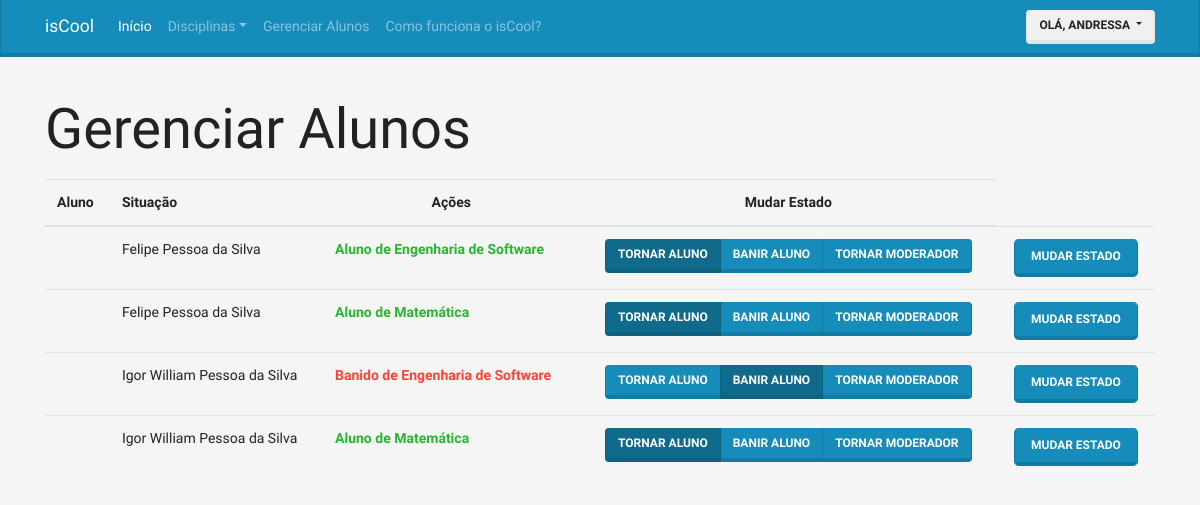
The app's page /disciplina/gerenciar-alunos/ (signed in), older data.
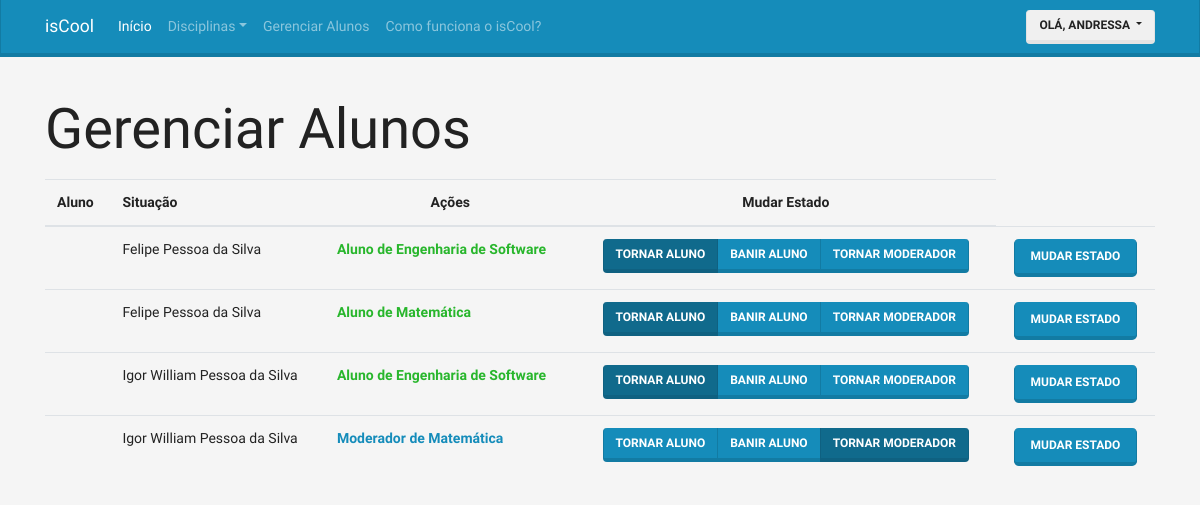
The same page, newer data.
### discipline/models.py (models this page shows)
class RegisterStudent(models.Model):
    STATUS_CHOICE = (
        (0, 'Aguardando Confirmação'),
        (1, 'Adicionado na Disciplina'),
        (2, 'Solicitação Recusada'),
        (3, 'Administrador'),
    )
    class Meta:
        verbose_name = 'Registro'
        verbose_name_plural = 'Registros'
        unique_together = (('student', 'discipline'),)
        ordering = ['-join']
    student = models.ForeignKey('accounts.User', verbose_name='Aluno', on_delete=models.DO_NOTHING)
    discipline = models.ForeignKey('Discipline', verbose_name='Disciplina', on_delete=models.DO_NOTHING)
    status = models.IntegerField('Situação', choices=STATUS_CHOICE, default=0)
    join = models.DateTimeField('Registrado', auto_now_add=True)

class Discipline(models.Model):
    teacher = models.ForeignKey('accounts.User', verbose_name='Professor(a)', on_delete=models.DO_NOTHING)
    name = models.CharField('Nome', max_length=25)
    description = models.TextField('Descição')
    class Meta:
        verbose_name = 'Disciplina'
        verbose_name_plural = 'Disciplinas'
    def __str__(self):
        return self.name

### accounts/models.py (models this page shows, shortened)
class User(AbstractBaseUser, PermissionsMixin):
    username = models.CharField(
        'Apelido / Usuário', max_length=30, unique=True, validators=[
            validators.RegexValidator(
                re.compile('^[\w.@+-]+$'),
                'Informe um nome de Usuário Válido. '
                'Este valor deve conter apenas letras e números.'
                'e os caracteres: @/./+/-/_.'
                , 'invalid'
            )
        ], help_text='Um nome curto que será usado para identificá-lo de forma única na plataforma'
    )
    name = models.CharField('Nome', max_length=100, blank=True)
    email = models.EmailField('E-mail',unique=True)
    is_staff = models.BooleanField('Equipe', default=False)
    is_active = models.BooleanField('Ativo', default=True)
    date_joined = models.DateTimeField('Data de Entrada', auto_now_add=True)
    is_student = models.BooleanField('Aluno', default=False)
    is_moderator = models.BooleanField('Moderador', default=False)
    is_teacher = models.BooleanField('Professor', default=False)
    avatar = models.ImageField('Avatar', upload_to='avatars', blank='true', default='avatars/user.png')
    USERNAME_FIELD = 'username'
    REQUIRED_FIELDS = ['email']
    objects = UserManager()
    class Meta:
        verbose_name = 'Usuário'
        verbose_name_plural = 'Usuários'
    def __str__(self):
        return self.name or self.username
    def get_short_name(self):
        return str(self).split(" ")[0]

### discipline/views.py (called while the page is built)
    def __call__(self, request):
        if request.user.is_teacher == False:
            return redirect('error')
        context = {
            'form': RegisterStudentForm,
            'registers': RegisterStudent.objects.all(),
        }
        return render(request, 'discipline/manager-student.html', context)

### discipline/templates/discipline/manager-student.html (shortened to what this page needs)
{% extends "base.html" %}
{% load widget_tweaks %}
{% load thumbnail %}
{% block container %}
  <div class="container margin-top">
    <p class="display-4">Gerenciar Alunos</p>
    <table class="table table-hover">
        {% if registers %}
          <thead>
            <tr>
              <th scope="col">Aluno</th>
              <th scope="col">Situação</th>
              <th scope="col" style="text-align: center">Ações</th>
              <th scope="col" style="text-align: center">Mudar Estado</th>
            </tr>
          </thead>
          <tbody>
        {% endif %}
        {% for register in registers %}
        {% if register.discipline.teacher == user %}
          <tr>
            <td>
            </td>
            <td >
              {{register.student}}
            </td>
            <td>
                {% if register.status == 1 %}  <p class="text-success"><strong>Aluno de{% endif %}
                  {% if register.status == 2 %}  <p class="text-danger"><strong>Banido de{% endif %}
                    {% if register.status == 3 %}  <p class="text-primary"><strong>Moderador de{% endif %}
                      {{register.discipline}}</strong></p>
                    </td>
                    <td style="text-align: center">
                      <form class="" action="{% url 'discipline:registerStudent' register.id %}" method="post">
                        {% with WIDGET_ERROR_CLASS='my_error' WIDGET_REQUIRED_CLASS='my_required' %}
                        <div class="btn-group btn-group-toggle" data-toggle="buttons">
                          <label class="btn btn-primary{% if register.status == 1 %} active{% endif %}">
                            <input type="radio" name="status" id="id_status" autocomplete="off" value='1'> Tornar Aluno
                          </label>
                          <label class="btn btn-primary{% if register.status == 2 %} active{% endif %}">
                            <input type="radio" name="status" id="id_status" autocomplete="off" value='2'>  Banir Aluno
                          </label>
                          <label class="btn btn-primary{% if register.status == 3 %} active{% endif %}">
                            <input type="radio" name="status" id="id_status" autocomplete="off" value='3'> Tornar Moderador
                          </label>
                        </div>
                        <td style="text-align: center">
                          <input type="submit" name="" value="Mudar Estado" class="btn btn-primary btn-lg">
                        </td>
                        {% endwith %}
                      </form>
                    </td>
                  </tr>
        {% endif %}
        {% endfor %}
      </tbody>
    </table>
    </div>
{% endblock %}

Row changes from the older to the newer data that the page shows:
changed RegisterStudent (number 3 of 4 on the later page): status "Banido de" → "Aluno de"
changed RegisterStudent (number 4 of 4 on the later page): status "Aluno de" → "Moderador de"
